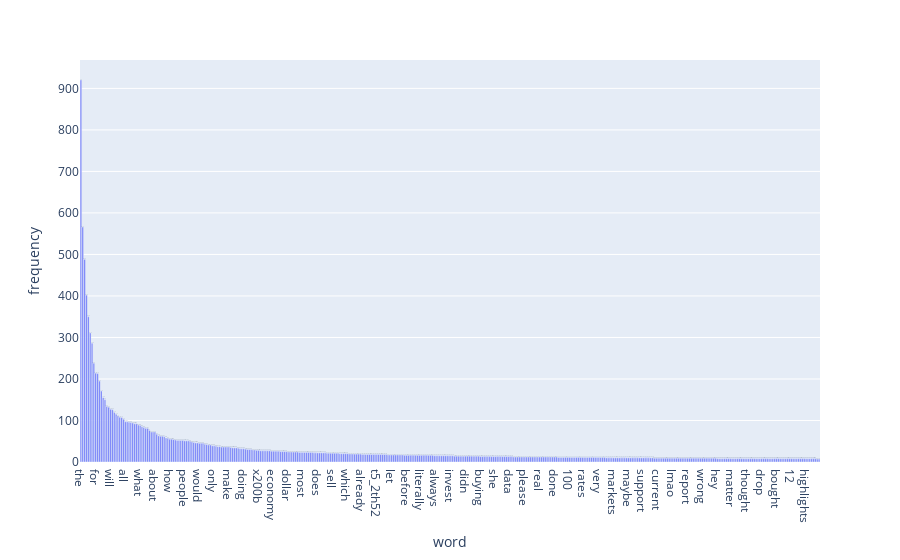

The notebook cell this image was saved under:
### Markdown cell above
### **>>> Exercise 14:**  依照詞彙頻率排序，畫出長尾圖

### Code cell
# 依照詞彙出現數量排序，取前400
sort_df = term_df.sort_values(by='frequency', ascending=False).head(400)

# 畫圖
fig = py.express.bar(sort_df, y='frequency', x='word', text_auto='.2s')
fig.show()

### Figure 1 — Plotly figure (JSON) as saved in the notebook; plotly's stock layout.template omitted (floating-point values rounded to 4 significant figures; data arrays with more than 128 entries replaced by an {"elided": "..."} marker saying what was removed)
{"data": [{"hovertemplate": "word=%{x}<br>frequency=%{y}<extra></extra>", "legendgroup": "", "marker": {"color": "#636efa", "pattern": {"shape": ""}}, "name": "", "orientation": "v", "showlegend": false, "textposition": "auto", "texttemplate": "%{y:.2s}", "type": "bar", "x": {"elided": "400 str values"}, "xaxis": "x", "y": {"elided": "400 int values"}, "yaxis": "y"}], "layout": {"barmode": "relative", "legend": {"tracegroupgap": 0}, "margin": {"t": 60}, "xaxis": {"anchor": "y", "domain": [0, 1], "title": {"text": "word"}}, "yaxis": {"anchor": "x", "domain": [0, 1], "title": {"text": "frequency"}}}}
